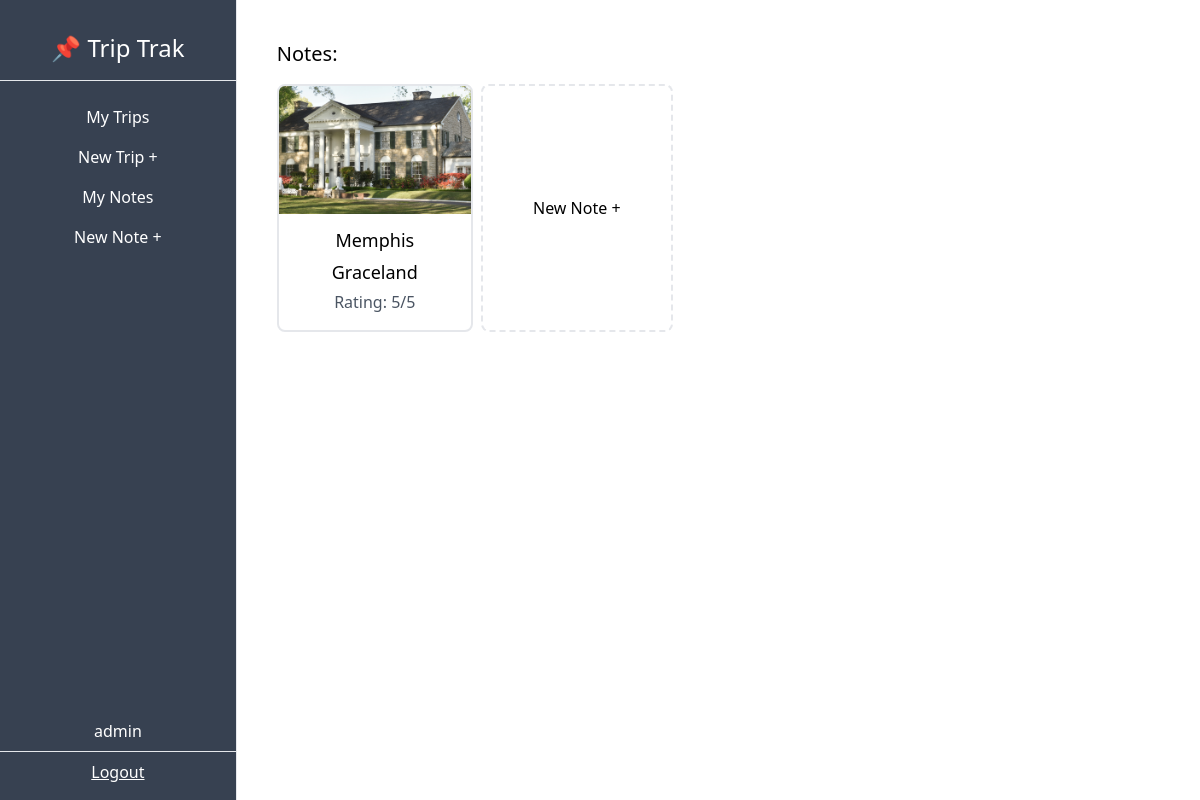
The page /dashboard/note (signed in) on the database its author committed.
### trip/models.py (models this page shows, shortened)
class Note(models.Model):
    EXCURSIONS = (
        ('event', 'Event'),
        ('dining', 'Dining'),
        ('experience', 'Experience'),
        ('general', 'General'),
    )
    trip = models.ForeignKey(Trip, on_delete=models.CASCADE, related_name='notes') # om en trip raderas så raderas alla notes som är associerat med den.
    name = models.CharField(max_length=100)
    description = models.TextField()
    type = models.CharField(max_length=100, choices=EXCURSIONS)
    img = models.ImageField(upload_to='notes', blank=True, null=True) #blank and null means that uploading an image is not required.
    rating = models.PositiveSmallIntegerField(default=1, validators=[MaxValueValidator(5)]) # The validator is saying and doing so that you cannot put in a rating higher than 5.

class Trip(models.Model):
    city = models.CharField(max_length=50)
    country = models.CharField(max_length=2)
    start_date = models.DateField(blank=True, null=True) # this means that it is not a required field. It is okay to store blank values.
    end_date = models.DateField(blank=True, null=True) # this means that it is not a required field. It is okay to store blank values.
    owner = models.ForeignKey(User, on_delete=models.CASCADE, related_name='trips') # Foreign key, för det är many-to-one relationship. on_delete finns där för att radera alla trips om user blir deletat. relaterat namn 'trips', för att göra det åtkomligt i notes-modellen sen

### trip/views.py (the view)
# urls.py: path('dashboard/note', NoteListView.as_view(), name='note-list'),
class NoteListView(ListView):
    model = Note
    def get_queryset(self):
        queryset = Note.objects.filter(trip__owner=self.request.user)
        return queryset

### trip/templates/trip/note_list.html
{% extends 'trip/base.html' %}
{% block content %}
<h3 class="text-xl pb-4">Notes:</h3>
<div class="flex gap-2 flex-wrap">
    {% for note in object_list %}
    <a href="{% url 'note-detail' note.pk %}">
        <div class="border-2 rounded-lg pb-4 hover:shadow">
            <img class="w-48 h-32 object-cover overflow-hidden rounded-t-md" src="{{note.img.url}}" alt="{{note.name}}">
            <p class="text-center mt-3 text-lg">{{note.trip.city}}</p>
            <p class="text-center mt-1 text-lg">{{note.name}}</p>
            <p class="text-center mt-1 text-gray-600">Rating: {{note.rating}}/5</p>
        </div>
    </a>
    {% endfor %}
    <a href="{% url 'note-create' %}">
        <div class="border-2 border-dashed rounded-lg hover:shadow w-48 h-full flex justify-center items-center">
            <p class="">New Note +</p>
        </div>
    </a>
</div>
{% endblock content %}

### trip/templates/trip/base.html (shortened to what this page needs)
<!DOCTYPE html>
<html lang="en">
    <head>
        <script src="https://cdn.tailwindcss.com"></script>
      </head>
<body>
    <div class="flex-col md:flex-row flex h-screen">
        <div class="md:h-screen bg-gray-700 text-white w-full md:w-1/4 md:max-w-xs py-2 md:pt-8 md:pb-2 flex flex-col items-center justify-start border-r">
            <div class="border-b w-full text-center pb-4 text-2xl">
                <h1>📌 Trip Trak</h1>
            </div>
            <div class="pt-4 w-full text-center">
                <ul class="flex md:flex-col justify-around px-2 md:px-0 pb-2 md:pb-0">
                    <a href="{% url 'trip-list' %}">
                        <li class="py-2 px-3 md:px-0 hover:bg-gray-600 hover:cursor-pointer">My Trips</li>
                    </a>
                    <a href="{% url 'trip-create' %}">
                        <li class="py-2 px-3 md:px-0 hover:bg-gray-600 hover:cursor-pointer">New Trip +</li>
                    </a>
                    <a href="{% url 'note-list' %}">
                        <li class="py-2 px-3 md:px-0 hover:bg-gray-600 hover:cursor-pointer">My Notes</li>
                    </a>
                    <a href="{% url 'note-create' %}">
                    <li class="py-2 px-3 md:px-0 hover:bg-gray-600 hover:cursor-pointer">New Note +</li>
                    </a>
                </ul>
            </div>
            <div class="mt-auto w-full text-center flex md:flex-col justify-evenly py-2 md:pt-0">
                <p class="">{{user.username}}</p>
                <hr class="my-2">
                <a class="underline" href="{% url 'logout' %}">
                    Logout
                </a>
            </div>
        </div>
        <div class="w-full md:w-full p-10 overflow-auto">
            {% block content %}
            {% endblock content %}
        </div>
    </div>
</body>
</html>

### rows shown on the page
Note: img (picture), trip.city "Memphis", name "Graceland", rating "5"

### other values the page prints
{{ user.username }} "admin"
